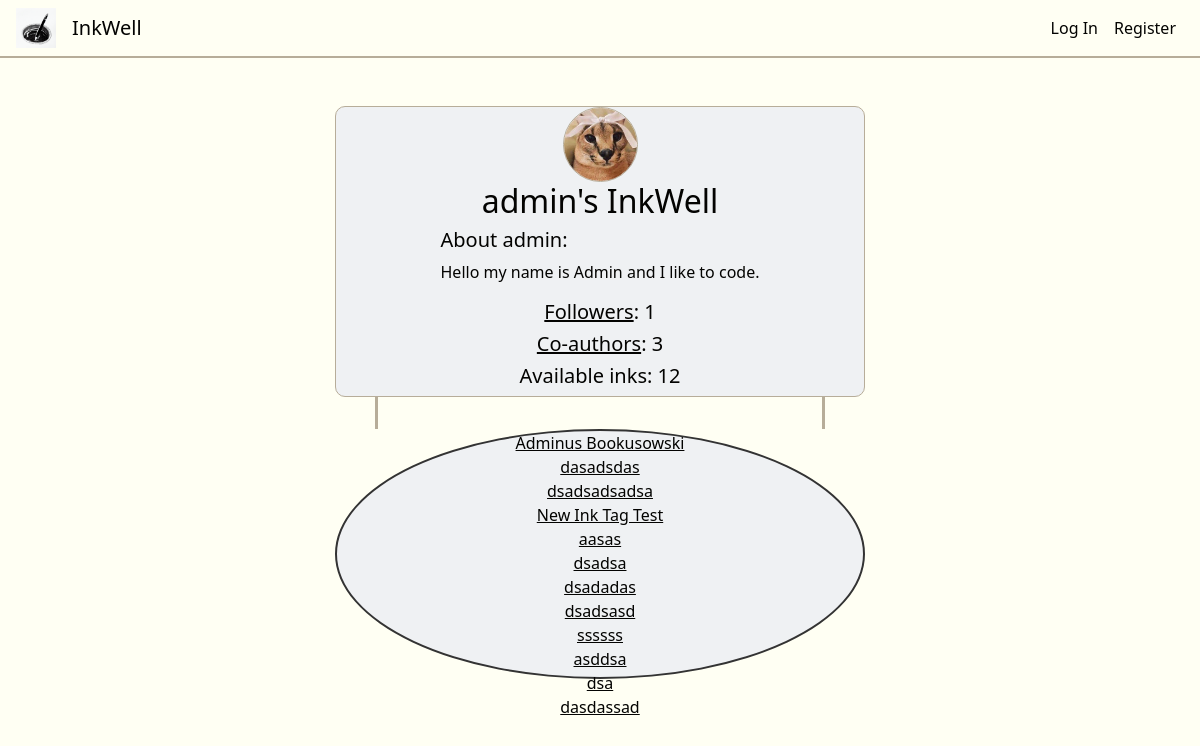
Before: /well/admin with the older database file.
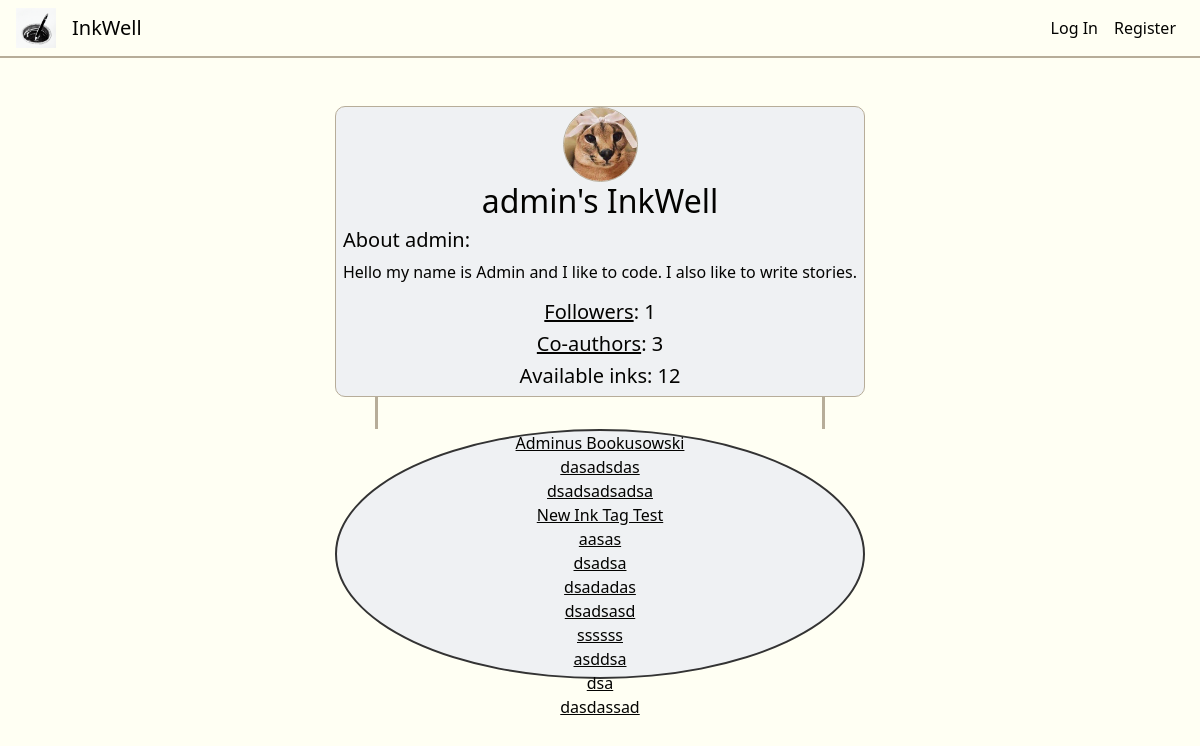
After: the same page with the newer database file.
### inkwell/models.py (models this page shows, shortened)
class User(AbstractUser):
    about = models.CharField(max_length=250, default="")
    profilePicture = models.ImageField(upload_to='', blank=True, null=True)
    @property
    def acceptedCoAuthorRequests(self): # Amount of accepted co-author requests the author got from other authors
        acar = Ink.objects.filter(inkOwner=self).exclude(coAuthors=None).values_list('coAuthors', flat=True)
        return acar.count()
    @property
    def followers(self):
        f = Follow.objects.filter(followee=self)
        return f.count()
    def __str__(self):
        return f"{self.username}"

class Ink(models.Model):
    wellOrigin = models.ForeignKey(Well, on_delete=models.CASCADE, related_name="well_pk", default="")
    inkOwner = models.ForeignKey(User, on_delete=models.CASCADE, related_name="ink_owner", default="")
    coAuthors = models.ManyToManyField(User, related_name="CoAuthors", blank=True)
    privateStatus = models.BooleanField(default=False)
    updateStatus = models.BooleanField(default=False) # If the Ink is edited at least once, this changes to true
    ink_following = models.ManyToManyField(User, related_name="ink_following", blank=True)
    tags = models.ManyToManyField(Tag, related_name="tags", blank=True)
    description = models.CharField(max_length=500, default="")
    title = models.CharField(max_length=64, default="")
    views = models.PositiveBigIntegerField(default=0)
    creation_date = models.DateTimeField(default=timezone.now, editable=False)

### inkwell/views.py (the view)
# urls.py: path('well/<str:username>', views.well, name='well'),
def well(request, username):
    followCheck = False
    wellOwner = User.objects.get(username=username)
    if request.user.is_authenticated:
        current_user = User.objects.get(pk=request.user.pk)
        if Follow.objects.filter(follower=current_user, followee=wellOwner):
            followCheck = True
    inks = Ink.objects.filter(inkOwner=wellOwner.pk)
    followers = wellOwner.followers
    co_authors = wellOwner.acceptedCoAuthorRequests
    return render(request, "inkwell/well.html", {
        "wellOwner": wellOwner,
        "inks": inks,
        "followers": followers,
        "ink_number": len(inks),
        "coAuthors": co_authors,
        "followCheck": followCheck,
        "title": f"{wellOwner}'s InkWell"
    })

### inkwell/templates/inkwell/well.html (shortened to what this page needs)
{% extends "inkwell/layout.html" %}
{% block body %}
<div class="well-col disFdirColAliCen mt-5">
    <div class="well-banner disFdirColAliCen">
        {% if wellOwner.profilePicture %}
            <img class="author-profile-picture" src="/media/{{wellOwner.profilePicture}}">
        {% else %}
            <img class="author-profile-picture" src="/media/no-profile-picture-icon.jpg">
        {% endif %}
        <h2 class="text-center" id="well-username" data-name="{{ wellOwner }}">{{ wellOwner }}'s InkWell</h2>
        <div class="profileAboutMe">
            <h5>About {{ wellOwner }}:</h5>
            <p>{{ wellOwner.about }}</p>
        </div>
        <h5><a href="{% url 'followers' username=wellOwner searchQuery='' %}">Followers</a>: {{ followers }}</h5>
        <h5><a href="{% url 'coauthors' username=wellOwner searchQuery='' %}">Co-authors</a>: {{ coAuthors }}</h5>
        <h5>Available inks: {{ ink_number }}</h5>
    </div>
    <div class="wellUnderBanner disFdirColAliCen">
        <div class="buttonsWellUnderBanner">
        </div>
    </div>
    <div class="well" id="well">
        <div class="inksInWell disFdirColAliCen">
            {% for ink in inks %}
                <a href="{% url 'ink_view' inkID=ink.id %}">{{ink.title}}</a>
            {% endfor %}
        </div>
    </div>
</div>
{% endblock %}

### inkwell/templates/inkwell/layout.html (shortened to what this page needs)
{% load static %}
<!DOCTYPE html>
<html lang="en">
    <head>
        <link href="https://cdn.jsdelivr.net/npm/bootstrap@5.3.2/dist/css/bootstrap.min.css" rel="stylesheet">
        <link href="{% static 'inkwell/styles.css' %}" rel="stylesheet">
        <link rel="stylesheet" href="//code.jquery.com/ui/1.12.1/themes/base/jquery-ui.css">
    </head>
    <body>
        <nav class="navbar navbar-expand-lg">
            <img class="nav-logo" src="{% static 'inkwell/inkwell1.ico' %}" width="40px" height="40px">
            <a class="navbar-brand" href="{% url 'index' %}">InkWell</a>
            <div class="collapse navbar-collapse" id="navbarNav">
                <ul class="navbar-nav d-flex justify-content-end nav-right col-2">
                    {% if user.is_authenticated %}
                        <li class="nav-item">
                            <a class="nav-link" href="{% url 'logout' %}">Log Out</a>
                        </li>
                    {% else %}
                        <li class="nav-item">
                            <a class="nav-link" href="{% url 'login' %}">Log In</a>
                        </li>
                        <li class="nav-item">
                            <a class="nav-link" href="{% url 'register' %}">Register</a>
                        </li>
                    {% endif %}
                </ul>
            </div>
          </nav>
        <div class="body">
            {% block body %}
            {% endblock %}
        </div>
    </body>
</html>

### inkwell/static/inkwell/styles.css (style rules this page uses)
:root { --black: #020202ff; --dark-green: #0d2818ff; --pakistan-green: #04471cff; --sea-green: #058c42ff; --malachite: #16db65ff; --coquelicot: #f15025ff; --white: #ffffffff; --platinum: #e6e8e6ff; --timberwolf: #ced0ceff; --eerie-black: #191919ff; --gunmetal: #223843ff; --antiflash-white: #eff1f3ff; --timberwolf: #dbd3d8ff; --desert-sand: #d8b4a0ff; --burnt-sienna: #d77a61ff; --baby-powder: #fdfffcff; --lapis-lazuli: #235789ff; --fire-engine-red: #c1292eff; --school-bus-yellow: #f1d302ff; --raisin-black: #161925ff; --khaki: #b7ad99ff; --folly: #ff4365ff; --black: #030301ff; --turquoise: #00d9c0ff; --ivory: #fffff3ff; --primary-color: var(--antiflash-white); --secondary-color: var(--ivory); --background-color: var(--ivory); --text-color: var(--black); --border-color: var(--khaki); --button-color: var(--khaki); }
.navbar-brand, .nav-logo { margin-left: 1rem; }
.navbar { border-bottom: 2px var(--border-color) solid; width: auto; }
.nav-right { margin-right: 1rem; }
.nav-link, .navbar-brand { color: var(--text-color); }
p, a, h1, h2, h3, h4, h5, span { color: var(--text-color); }
body { background-color: var(--background-color); margin: 0; z-index: 0; }
.disFdirColAliCen { display: flex; flex-direction: column; align-items: center; }
@media (min-width: 531px) { .well-banner, .well { width: 530px; } }
@media (min-width: 531px) { .wellUnderBanner { width: 450px; } }
.author-profile-picture { border: 1px var(--border-color) solid; border-radius: 50%; width: 75px; height: 75px; overflow: hidden; }
.well-col { width: auto; }
.well-banner { height: auto; border: 1.5px var(--border-color) solid; background-color: var(--primary-color); border-radius: 10px; }
.wellUnderBanner { height: auto; border-left: 3px var(--border-color) solid; border-right: 3px var(--border-color) solid; }
.buttonsWellUnderBanner { padding: 1rem; }
.well { height: 250px; border: 2px solid #333; border-radius: 50%; background-color: var(--primary-color); }

Changed rows visible on the page:
changed User "admin": about "Hello my name is Admin and I like to code." → "Hello my name is Admin and I like to code. I also like to write stories."
